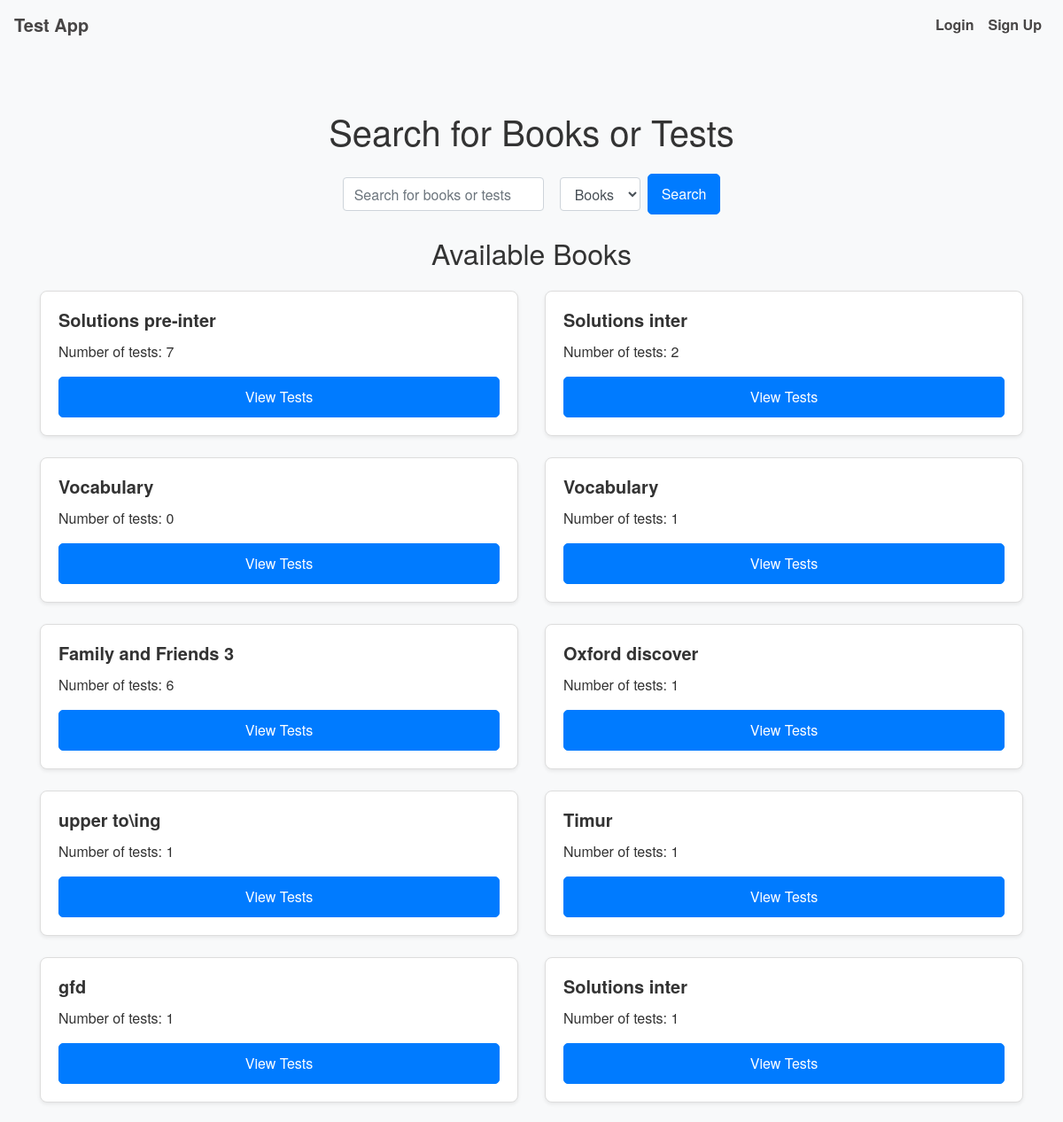
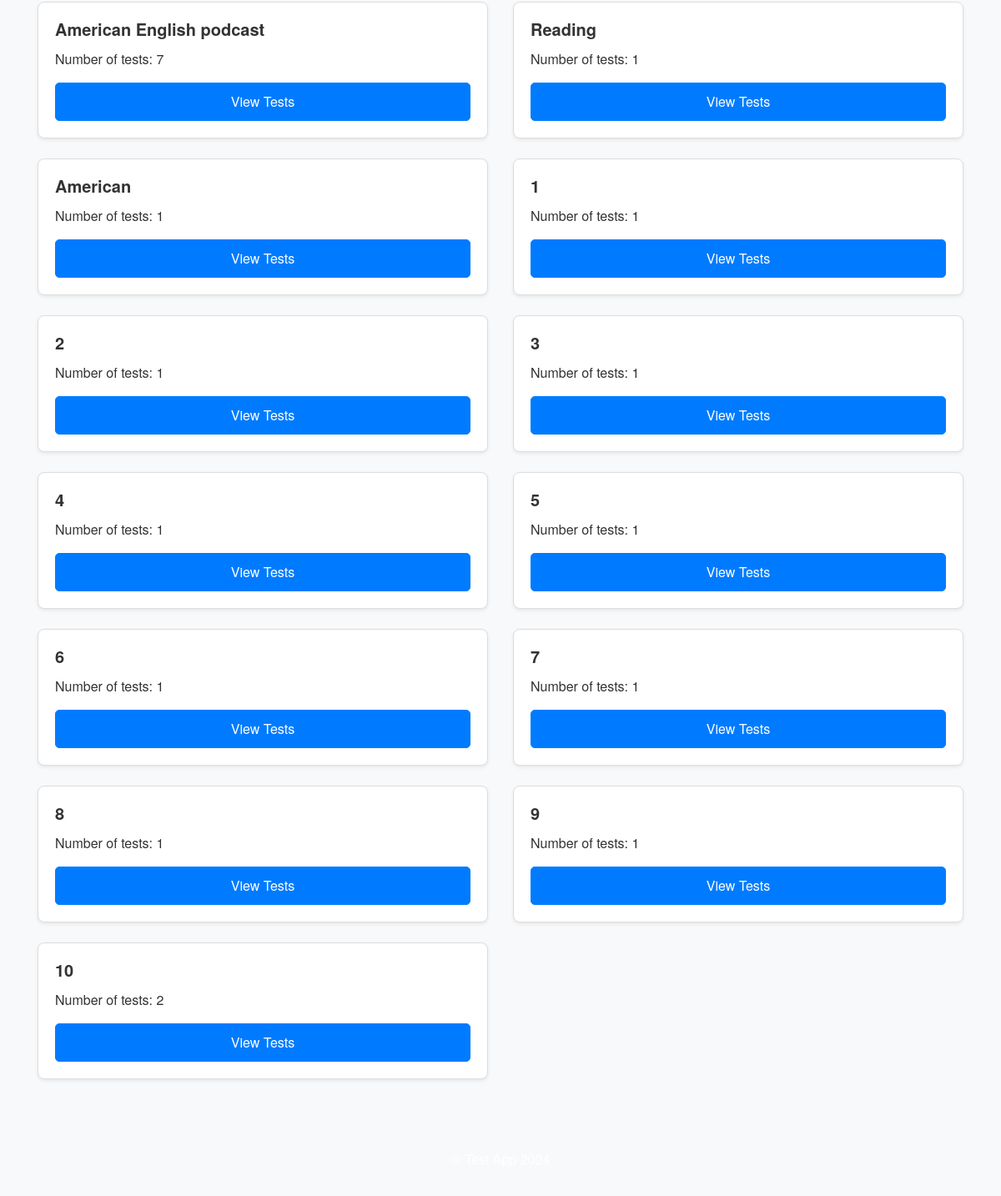
The page / on the database its author committed (2 pictures, top to bottom).
### app.py (models this page shows)
class Book(db.Model):
    __tablename__ = 'book'  # Explicitly specify table name
    id = db.Column(db.Integer, primary_key=True)
    title = db.Column(db.String(150), nullable=False)
    tests = db.relationship('Test', backref='book', lazy=True)

### app.py (the view)
@app.route('/')
def index():
    books = Book.query.all()  # Fetch all books
    return render_template('index.html', books=books)

### app.py (called while the page is built)
@app.context_processor
def inject_csrf_token():
    return dict(csrf_token=generate_csrf())

### templates/index.html (shortened to what this page needs)
{% extends "base.html" %}
{% block content %}
  <h1 class="my-4 text-center">Search for Books or Tests</h1>
  <form method="GET" action="{{ url_for('search') }}" class="form-inline justify-content-center mb-4">
    <div class="form-group">
      <input type="text" name="query" id="search_query" class="form-control" placeholder="Search for books or tests" required>
    </div>
    <div class="form-group mx-2">
      <select name="search_option" id="search_option" class="form-control">
        <option value="books">Books</option>
      </select>
    </div>
    <button type="submit" class="btn btn-primary">Search</button>
  </form>
  <h2 class="my-4 text-center">Available Books</h2>
  <div class="row">
    {% for book in books %}
      <div class="col-12 col-md-6 mb-4">
        <div class="card h-100 shadow-sm">
          <div class="card-body">
            <h5 class="card-title">{{ book.title }}</h5>
            <p class="card-text">Number of tests: {{ book.tests|length }}</p>
            <a href="{{ url_for('book_tests', book_id=book.id) }}" class="btn btn-primary btn-block">View Tests</a>
          </div>
        </div>
      </div>
    {% else %}
      <p class="text-center">No books available.</p>
    {% endfor %}
  </div>
{% endblock %}

### templates/base.html (shortened to what this page needs)
<!DOCTYPE html>
<html lang="en">
<head>
  <link rel="stylesheet" href="https://stackpath.bootstrapcdn.com/bootstrap/4.5.2/css/bootstrap.min.css">
  <link rel="stylesheet" href="{{ url_for('static', filename='styles.css') }}">
</head>
<body>
  <nav class="navbar navbar-expand-lg navbar-light bg-light">
    <a class="navbar-brand" href="{{ url_for('index') }}">Test App</a>
    <div class="collapse navbar-collapse" id="navbarNav">
      <ul class="navbar-nav ml-auto">
        {% if current_user.is_authenticated %}
          <li class="nav-item">
            <span class="navbar-text">Hello, {{ current_user.username }}!</span>
          </li>
          <li class="nav-item">
            <a class="nav-link" href="{{ url_for('logout') }}">Logout</a>
          </li>
        {% else %}
          <li class="nav-item">
            <a class="nav-link" href="{{ url_for('login') }}">Login</a>
          </li>
          <li class="nav-item">
            <a class="nav-link" href="{{ url_for('signup') }}">Sign Up</a>
          </li>
        {% endif %}
      </ul>
    </div>
  </nav>
  <div class="container mt-4">
    {% block content %}{% endblock %}
  </div>
  <footer class="bg-light text-center py-3 mt-4">
    <p>© Test App 2024</p>
  </footer>
</body>
</html>

### static/styles.css (style rules this page uses)
body { font-family: 'Helvetica Neue', Arial, sans-serif; background-color: #f8f9fa; color: #333; }
.navbar { background-color: #007bff; }
.navbar-brand, .nav-link { color: rgb(71, 69, 69) !important; font-weight: bold; }
.container { padding-top: 20px; padding-bottom: 20px; }
.card { border: 1px solid #ddd; border-radius: 8px; transition: transform 0.2s ease-in-out; }
.card-title { font-size: 1.25rem; font-weight: bold; }
.card-text { font-size: 1rem; }
.btn { font-size: 1rem; padding: 10px 15px; border-radius: 5px; }
.btn-primary { background-color: #007bff; border-color: #007bff; }
.form-inline .form-group { margin-right: 10px; }
input.form-control, select.form-control { width: auto; display: inline-block; vertical-align: middle; }
footer { background-color: #007bff; color: white; padding: 20px 0; text-align: center; }
@media (min-width: 769px) { .card { transition: transform 0.2s ease-in-out; } }

### rows shown on the page
Book: title "Solutions pre-inter", tests|length "7"
Book: title "Solutions inter", tests|length "2"
Book: title "Vocabulary", tests|length "0"
Book: title "Vocabulary", tests|length "1"
Book: title "Family and Friends 3", tests|length "6"
Book: title "Oxford discover", tests|length "1"
Book: title "upper to\\ing", tests|length "1"
Book: title "Timur", tests|length "1"
Book: title "gfd", tests|length "1"
Book: title "Solutions inter", tests|length "1"
Book: title "American English podcast", tests|length "7"
Book: title "Reading", tests|length "1"
Book: title "American", tests|length "1"
Book: title "1", tests|length "1"
Book: title "2", tests|length "1"
Book: title "3", tests|length "1"
Book: title "4", tests|length "1"
Book: title "5", tests|length "1"
Book: title "6", tests|length "1"
Book: title "7", tests|length "1"
Book: title "8", tests|length "1"
Book: title "9", tests|length "1"
Book: title "10", tests|length "2"
